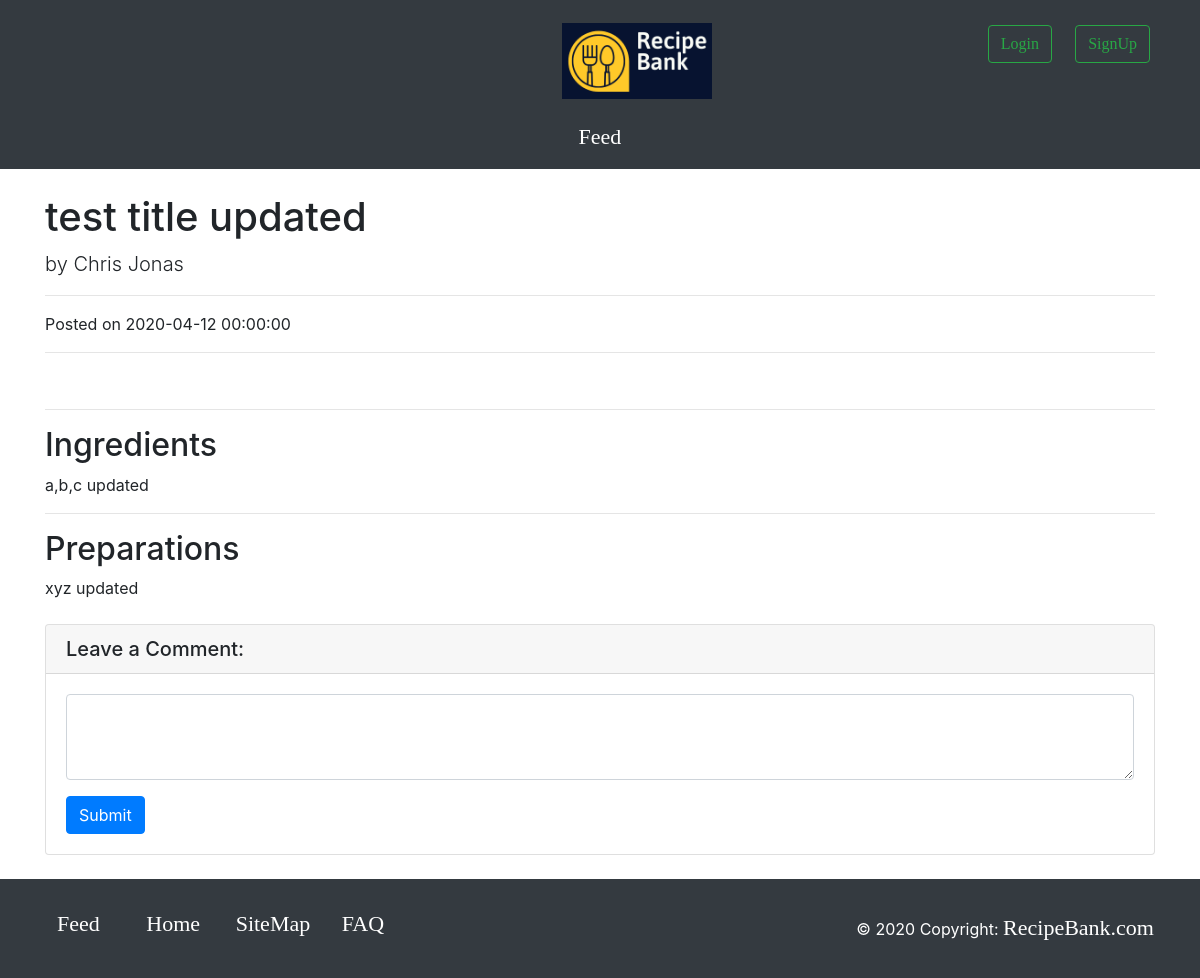
The app's page /feed/showRecipe.php?id=4 with its own data.
### tables this page shows
CREATE TABLE `recipes` (
  `id` int(10) NOT NULL,
  `title` varchar(255) NOT NULL,
  `ingredients` mediumtext NOT NULL,
  `preparation` mediumtext NOT NULL,
  `category` varchar(255) NOT NULL,
  `recipe_img` varchar(255) DEFAULT NULL,
  `user_id` int(10) NOT NULL,
  `posted_date` datetime NOT NULL
);

CREATE TABLE `users` (
  `id` int(10) NOT NULL,
  `first_name` varchar(20) NOT NULL,
  `last_name` varchar(20) NOT NULL,
  `email` varchar(50) NOT NULL,
  `password` varchar(15) NOT NULL,
  `user_role` tinyint(1) NOT NULL,
  `is_subscribed` tinyint(1) NOT NULL,
  `mute_notification` tinyint(1) NOT NULL
);

### feed/feedCrud.php (called while the page is built, shortened)
<?php
class FeedCrud{
    public function showRecipe($id){
        $dbcon = database::getDb();
        $sql = "SELECT * FROM recipes WHERE id = :id";
        $pst = $dbcon->prepare($sql);
        $pst->bindParam(':id', $id);
        $pst->execute();
        return $pst->fetch(PDO::FETCH_ASSOC);
    }
    public  function showAuthor($id){
        $dbcon = database::getDb();
        $sql = "SELECT users.first_name, users.last_name FROM recipes inner join users on users.id = recipes.user_id WHERE recipes.id = :id";
        $pst = $dbcon->prepare($sql);
        $pst->bindParam(':id', $id);
        $pst->execute();
        return $pst->fetch(PDO::FETCH_ASSOC);
    }
}

### feed/showRecipe.php (the view, shortened to what this page needs)
<?php
    require_once 'feedCrud.php';
    $recipeId = $_GET['id'];
    $feedObj = new FeedCrud();
    $author = $feedObj->showAuthor($recipeId);
    $authorFullName = $author['first_name'].' '.$author['last_name'];
    $recipe = $feedObj->showRecipe($recipeId);
    $recipeTitle = $recipe['title'];
    $recipeIng = $recipe['ingredients'];
    $recipePrep = $recipe['preparation'];
    $recipeDate = $recipe['posted_date'];
?>
<!DOCTYPE html>
<html>
<head>
    <link rel="stylesheet" type="text/css" href="css/style.css">
    <link href="https://stackpath.bootstrapcdn.com/font-awesome/4.7.0/css/font-awesome.min.css" rel="stylesheet">
    <link rel="stylesheet" href="https://stackpath.bootstrapcdn.com/bootstrap/4.4.1/css/bootstrap.min.css">
    <link href="https://stackpath.bootstrapcdn.com/font-awesome/4.7.0/css/font-awesome.min.css" rel="stylesheet">
    <link href="https://cdnjs.cloudflare.com/ajax/libs/font-awesome/4.7.0/css/font-awesome.min.css" rel="stylesheet">
</head>
<body>
    <header class="bg-dark">
        <?php include 'header.php'?>
    </header>
    <main>
        <div class="container">
            <h1 class="mt-4"><?=$recipeTitle?></h1>
            <p class="lead">
                by
                <?=$authorFullName?>
            </p>
            <hr>
            <p>Posted on <?=$recipeDate?></p>
            <hr>
            <hr>
            <h2>Ingredients</h2>
            <p>
                <?=$recipeIng?>
            </p>
            <hr>
            <h2>Preparations</h2>
            <p>
                <?=$recipePrep?>
            </p>
            <div class="card my-4">
                <h5 class="card-header">Leave a Comment:</h5>
                <div class="card-body">
                    <form method="post">
                        <div class="form-group">
                            <textarea name="writecmt" class="form-control" rows="3"></textarea>
                        </div>
                        <button type="submit"  name="addcomment" value="<?=$recipeId?>" class="btn btn-primary">Submit</button>
                    </form>
                </div>
            </div>
        </div>
    </main>
    <footer class="page-footer font-small ">
        <?php include 'footer.php'?>
    </footer>
</body>
</html>

### css/style.css (style rules this page uses)
header { background-color : #071330; }

### records on screen
recipes: title "test title updated", posted_date "2020-04-12 00:00:00", ingredients "a,b,c updated", preparation "xyz updated"
users: authorFullName "Chris Jonas"
